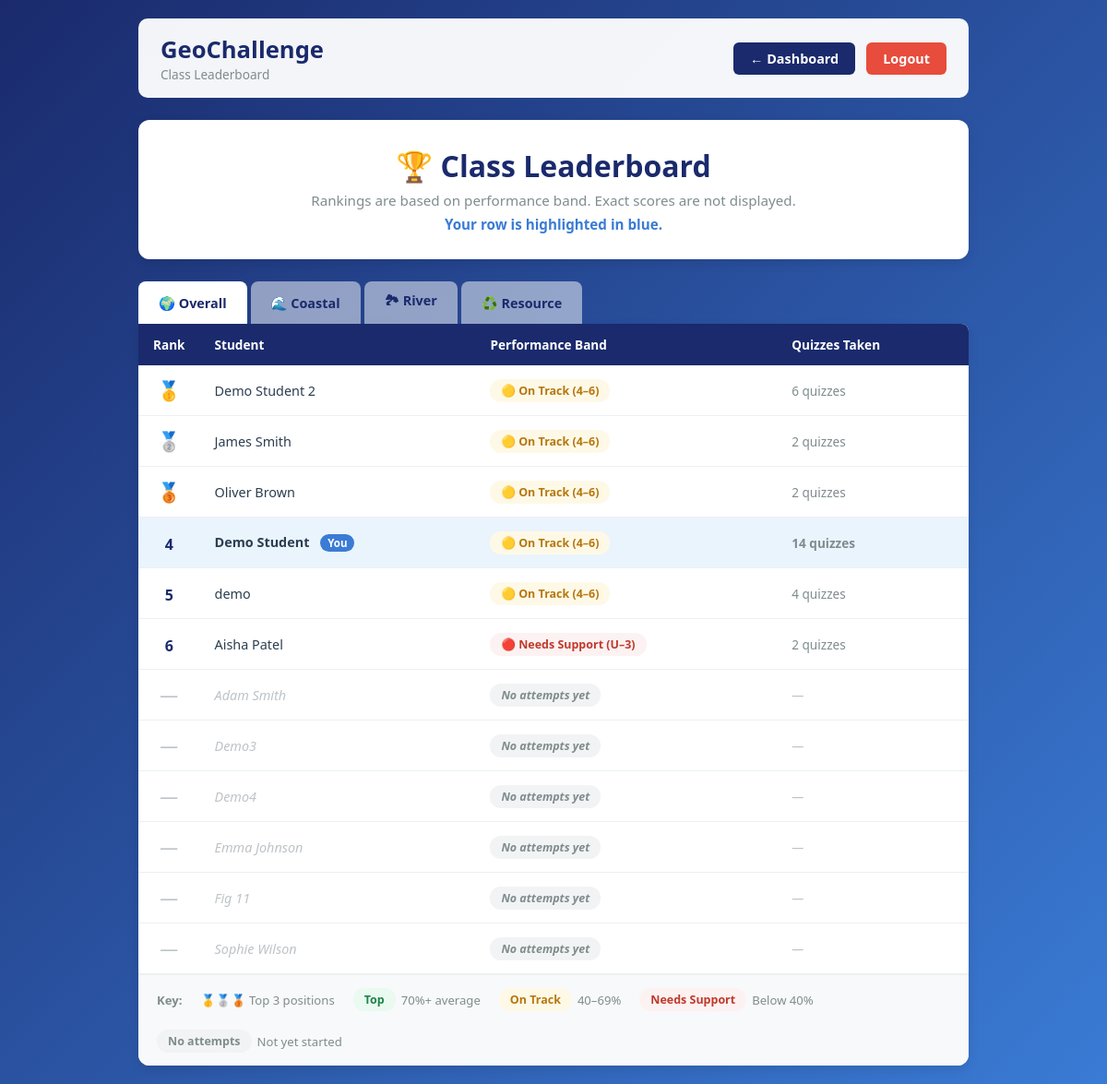
Screenshot of /leaderboard (signed in) with the database file from the repository.
### tables this page shows
CREATE TABLE students (
            id INTEGER PRIMARY KEY AUTOINCREMENT,
            username TEXT UNIQUE NOT NULL,
            password TEXT NOT NULL,
            name TEXT NOT NULL,
            class TEXT NOT NULL,
            performance_category TEXT DEFAULT 'medium'
        , flagged INTEGER DEFAULT 0);

### app.py (the view)
@app.route("/leaderboard")
def leaderboard():
    if not logged_in():
        return redirect(url_for("student_login"))
    conn = get_connection()
    cursor = conn.cursor()
    cursor.execute("""
        SELECT s.id, s.name, s.performance_category,
               COUNT(qr.id) as quiz_count,
               ROUND(AVG(CAST(qr.score AS FLOAT)/qr.total_questions*100),1) as avg_pct
        FROM students s LEFT JOIN quiz_results qr ON qr.student_id = s.id
        GROUP BY s.id ORDER BY avg_pct DESC NULLS LAST, s.name ASC
    """)
    overall = [dict(row) for row in cursor.fetchall()]
    topic_data = {}
    for topic in TOPICS:
        cursor.execute("""
            SELECT s.id, s.name, s.performance_category,
                   COUNT(qr.id) as quiz_count,
                   ROUND(AVG(CAST(qr.score AS FLOAT)/qr.total_questions*100),1) as avg_pct
            FROM students s LEFT JOIN quiz_results qr ON qr.student_id=s.id AND qr.topic=?
            GROUP BY s.id ORDER BY avg_pct DESC NULLS LAST, s.name ASC
        """, (topic,))
        topic_data[topic] = [dict(row) for row in cursor.fetchall()]
    conn.close()
    current_user_id = session["user_id"] if session.get("role") == "student" else None
    return render_template("leaderboard.html", overall=overall, topic_data=topic_data,
        topics=TOPICS, current_user_id=current_user_id, role=session.get("role"))

### app.py (called while the page is built)
def get_connection():
    conn = sqlite3.connect("database.db")
    conn.row_factory = sqlite3.Row
    return conn

def logged_in():
    return "user_id" in session

### templates/leaderboard.html (shortened to what this page needs)
<!DOCTYPE html>
<html lang="en">
<head>
</head>
<body>
{% macro render_table(rows, uid) %}
<table>
    <thead>
        <tr>
            <th style="text-align:center;">Rank</th>
            <th>Student</th>
            <th>Performance Band</th>
            <th>Quizzes Taken</th>
        </tr>
    </thead>
    <tbody>
        {% set ranked = namespace(pos=0) %}
        {% for row in rows %}
            {% set is_own = (row.id == uid) %}
            {% set has_attempts = (row.quiz_count and row.quiz_count > 0) %}
            {% if has_attempts %}
                {% set ranked.pos = ranked.pos + 1 %}
            {% endif %}
            <tr class="{{ 'own-row' if is_own else '' }} {{ 'no-attempts' if not has_attempts else '' }}">
                <td class="rank-cell">
                    {% if has_attempts %}
                        {% if ranked.pos == 1 %}🥇
                        {% elif ranked.pos == 2 %}🥈
                        {% elif ranked.pos == 3 %}🥉
                        {% else %}<span class="rank-number">{{ ranked.pos }}</span>
                        {% endif %}
                    {% else %}
                        <span style="color:#bdc3c7;">—</span>
                    {% endif %}
                </td>
                <td>
                    {{ row.name }}
                    {% if is_own %}<span class="own-badge">You</span>{% endif %}
                </td>
                <td>
                    {% if has_attempts %}
                        {% if row.performance_category == 'top' %}
                            <span class="badge badge-top">🟢 Top (7–9)</span>
                        {% elif row.performance_category == 'medium' %}
                            <span class="badge badge-medium">🟡 On Track (4–6)</span>
                        {% else %}
                            <span class="badge badge-needs">🔴 Needs Support (U–3)</span>
                        {% endif %}
                    {% else %}
                        <span class="badge badge-none">No attempts yet</span>
                    {% endif %}
                </td>
                <td class="quiz-count">
                    {% if has_attempts %}
                        {{ row.quiz_count }} quiz{% if row.quiz_count != 1 %}zes{% endif %}
                    {% else %}—{% endif %}
                </td>
            </tr>
        {% endfor %}
    </tbody>
</table>
<div class="legend">
    <span style="font-weight:600;">Key:</span>
    <span class="legend-item">🥇🥈🥉 Top 3 positions</span>
    <span class="legend-item"><span class="badge badge-top">Top</span> 70%+ average</span>
    <span class="legend-item"><span class="badge badge-medium">On Track</span> 40–69%</span>
    <span class="legend-item"><span class="badge badge-needs">Needs Support</span> Below 40%</span>
    <span class="legend-item"><span class="badge badge-none">No attempts</span> Not yet started</span>
</div>
{% endmacro %}
<div class="container">
    <header>
        <div>
            <h1>GeoChallenge</h1>
            <div style="font-size:0.85rem;color:#7f8c8d;">Class Leaderboard</div>
        </div>
        <div class="header-right">
            {% if role == 'teacher' %}
                <a href="/teacher-dashboard" class="btn-back">← Dashboard</a>
            {% else %}
                <a href="/student-dashboard" class="btn-back">← Dashboard</a>
            {% endif %}
            <a href="/logout" class="logout-btn">Logout</a>
        </div>
    </header>
    <div class="title-card">
        <h2>🏆 Class Leaderboard</h2>
        <p>Rankings are based on performance band. Exact scores are not displayed.</p>
        {% if role == 'student' %}
        <p style="margin-top:6px;color:#3a7bd5;font-weight:600;">Your row is highlighted in blue.</p>
        {% endif %}
    </div>
    <div class="tabs">
        <button class="tab-btn active" onclick="switchTab('overall', this)">🌍 Overall</button>
        <button class="tab-btn" onclick="switchTab('coastal', this)">🌊 Coastal</button>
        <button class="tab-btn" onclick="switchTab('river', this)">🏞 River</button>
        <button class="tab-btn" onclick="switchTab('resource', this)">♻️ Resource</button>
    </div>
    <div class="tab-panel active" id="tab-overall">
        <div class="leaderboard-card">
            {{ render_table(overall, current_user_id) }}
        </div>
    </div>
</div>
</body>
</html>

### templates/leaderboard.html (style rules this page uses)
* { margin: 0; padding: 0; box-sizing: border-box; font-family: 'Segoe UI', Tahoma, Geneva, Verdana, sans-serif; }
body { background: linear-gradient(135deg, #1a2a6c, #3a7bd5); min-height: 100vh; padding: 20px; }
.container { max-width: 900px; margin: 0 auto; }
header { display: flex; justify-content: space-between; align-items: center; padding: 16px 24px; background: rgba(255,255,255,0.95); border-radius: 10px; margin-bottom: 24px; }
header h1 { font-size: 1.6rem; color: #1a2a6c; }
.header-right { display: flex; gap: 12px; align-items: center; }
.btn-back { padding: 8px 18px; background: #1a2a6c; color: white; border-radius: 6px; text-decoration: none; font-weight: 600; font-size: 0.9rem; }
.logout-btn { padding: 8px 18px; background: #e74c3c; color: white; border-radius: 6px; text-decoration: none; font-weight: 600; font-size: 0.9rem; }
.title-card { background: white; border-radius: 12px; padding: 28px 32px; text-align: center; margin-bottom: 24px; box-shadow: 0 4px 12px rgba(0,0,0,0.1); }
.title-card h2 { font-size: 2rem; color: #1a2a6c; margin-bottom: 6px; }
.title-card p { color: #7f8c8d; font-size: 0.95rem; }
.tabs { display: flex; gap: 4px; margin-bottom: 0; }
.tab-btn { padding: 11px 22px; background: rgba(255,255,255,0.5); border: none; border-radius: 8px 8px 0 0; cursor: pointer; font-size: 0.9rem; font-weight: 600; color: #1a2a6c; transition: all 0.2s; }
.tab-btn.active { background: white; color: #1a2a6c; }
.tab-panel { display: none; }
.tab-panel.active { display: block; }
.leaderboard-card { background: white; border-radius: 0 8px 12px 12px; box-shadow: 0 4px 12px rgba(0,0,0,0.1); overflow: hidden; }
table { width: 100%; border-collapse: collapse; }
thead tr { background: #1a2a6c; }
thead th { padding: 13px 16px; text-align: left; color: white; font-size: 0.85rem; font-weight: 600; }
tbody tr { border-bottom: 1px solid #ecf0f1; transition: background 0.15s; }
tbody td { padding: 13px 16px; font-size: 0.9rem; color: #2c3e50; vertical-align: middle; }
.own-row { background: #eaf4fd !important; }
.own-row td { font-weight: 600; }
.own-badge { display: inline-block; background: #3a7bd5; color: white; font-size: 0.72rem; padding: 2px 8px; border-radius: 10px; margin-left: 8px; font-weight: 700; vertical-align: middle; }
.rank-cell { font-size: 1.3rem; text-align: center; width: 60px; }
.rank-number { font-weight: 800; color: #1a2a6c; font-size: 1rem; }
.badge { display: inline-block; padding: 4px 12px; border-radius: 12px; font-size: 0.78rem; font-weight: 700; }
.badge-top { background: #eafaf1; color: #1e8449; }
.badge-medium { background: #fef9e7; color: #b7770d; }
.badge-needs { background: #fdf2f2; color: #c0392b; }
.badge-none { background: #f2f3f4; color: #7f8c8d; }
.quiz-count { color: #7f8c8d; font-size: 0.85rem; }
.no-attempts td { color: #bdc3c7; font-style: italic; }
.legend { padding: 14px 20px; background: #f8f9fa; border-top: 1px solid #ecf0f1; font-size: 0.82rem; color: #7f8c8d; display: flex; gap: 20px; flex-wrap: wrap; align-items: center; }
.legend-item { display: flex; align-items: center; gap: 6px; }

### rows the page displays
students: name "Demo Student 2", performance_category "🟡 On Track (4–6)", quiz_count "6", shows "zes"
students: name "James Smith", performance_category "🟡 On Track (4–6)", quiz_count "2", shows "zes"
students: name "Oliver Brown", performance_category "🟡 On Track (4–6)", quiz_count "2", shows "zes"
students: pos "4", name "Demo Student", shows "You", performance_category "🟡 On Track (4–6)", quiz_count "14", shows "zes"
students: pos "5", name "demo", performance_category "🟡 On Track (4–6)", quiz_count "4", shows "zes"
students: pos "6", name "Aisha Patel", shows "🔴 Needs Support (U–3)", quiz_count "2", shows "zes"
students: name "Adam Smith", shows "No attempts yet"
students: name "Demo3", shows "No attempts yet"
students: name "Demo4", shows "No attempts yet"
students: name "Emma Johnson", shows "No attempts yet"
students: name "Fig 11", shows "No attempts yet"
students: name "Sophie Wilson", shows "No attempts yet"
